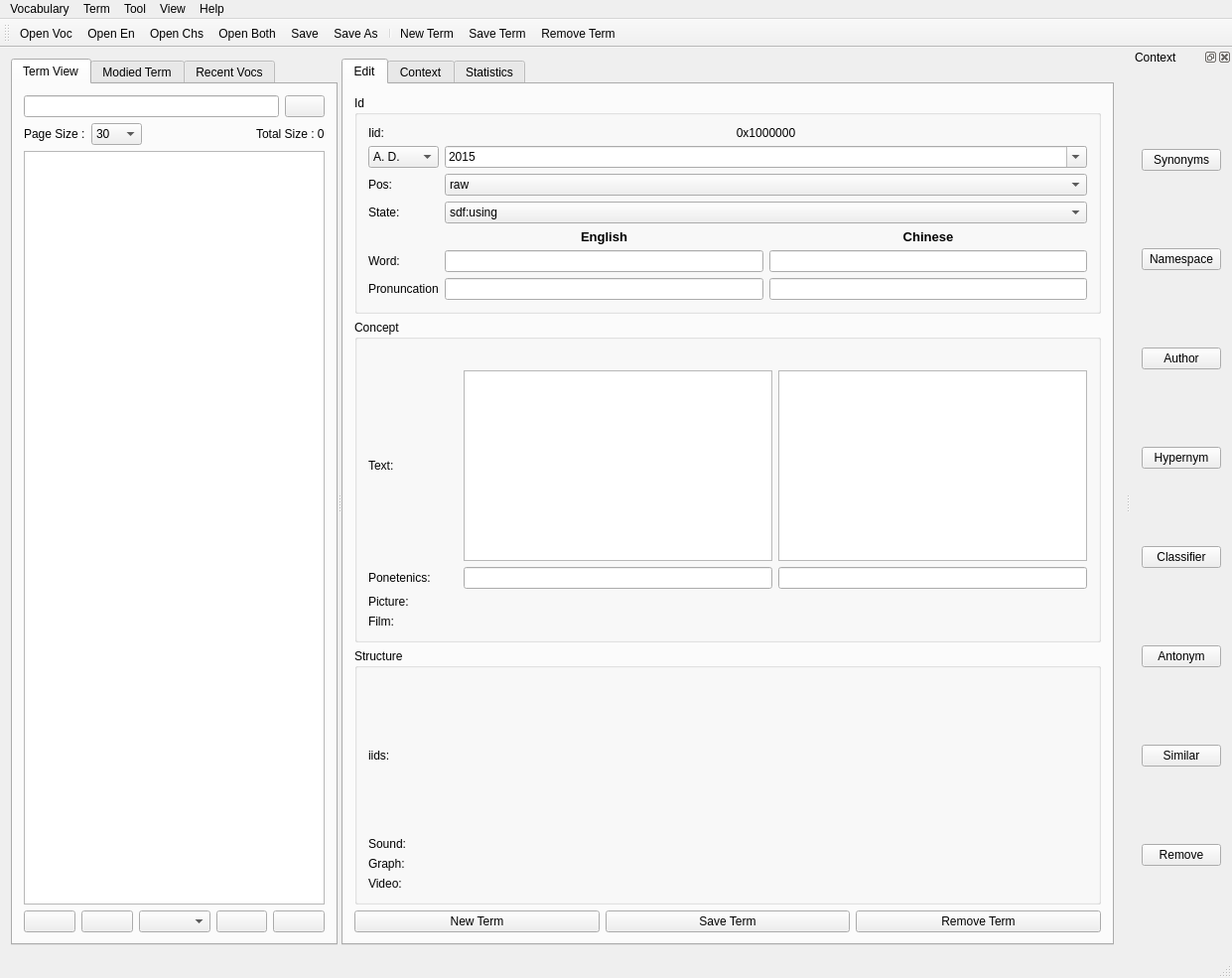
<?xml version="1.0" encoding="UTF-8"?>
<ui version="4.0">
 <class>ConexIdeClass</class>
 <widget class="QMainWindow" name="ConexIdeClass">
  <property name="geometry">
   <rect>
    <x>0</x>
    <y>0</y>
    <width>1241</width>
    <height>930</height>
   </rect>
  </property>
  <property name="windowTitle">
   <string>Vocabulary Management for Conex</string>
  </property>
  <property name="windowIcon">
   <iconset resource="conexmain.qrc">
    <normaloff>:/conex/Resources/user_group.png</normaloff>:/conex/Resources/user_group.png</iconset>
  </property>
  <widget class="QWidget" name="centralWidget">
   <layout class="QVBoxLayout" name="verticalLayout_2">
    <item>
     <widget class="QSplitter" name="splitter">
      <property name="orientation">
       <enum>Qt::Horizontal</enum>
      </property>
      <widget class="QTabWidget" name="termViewTab">
       <property name="maximumSize">
        <size>
         <width>16777215</width>
         <height>16777215</height>
        </size>
       </property>
       <property name="currentIndex">
        <number>0</number>
       </property>
       <widget class="QWidget" name="tab">
        <attribute name="icon">
         <iconset resource="conexmain.qrc">
          <normaloff>:/conex/Resources/voc_edit_find.png</normaloff>:/conex/Resources/voc_edit_find.png</iconset>
        </attribute>
        <attribute name="title">
         <string>Term View</string>
        </attribute>
        <layout class="QVBoxLayout" name="verticalLayout">
         <item>
          <layout class="QGridLayout" name="gridLayout">
           <item row="0" column="1">
            <widget class="QPushButton" name="findButton">
             <property name="text">
              <string/>
             </property>
             <property name="icon">
              <iconset resource="conexmain.qrc">
               <normaloff>:/conex/Resources/find.png</normaloff>:/conex/Resources/find.png</iconset>
             </property>
             <property name="iconSize">
              <size>
               <width>32</width>
               <height>32</height>
              </size>
             </property>
            </widget>
           </item>
           <item row="0" column="0">
            <widget class="QLineEdit" name="findLineEdit"/>
           </item>
          </layout>
         </item>
         <item>
          <layout class="QHBoxLayout" name="horizontalLayout_5">
           <item>
            <widget class="QLabel" name="label_13">
             <property name="text">
              <string>Page Size :</string>
             </property>
            </widget>
           </item>
           <item>
            <widget class="QComboBox" name="pageSizeComboBox">
             <property name="currentIndex">
              <number>2</number>
             </property>
             <item>
              <property name="text">
               <string>10</string>
              </property>
             </item>
             <item>
              <property name="text">
               <string>20</string>
              </property>
             </item>
             <item>
              <property name="text">
               <string>30</string>
              </property>
             </item>
             <item>
              <property name="text">
               <string>40</string>
              </property>
             </item>
             <item>
              <property name="text">
               <string>50</string>
              </property>
             </item>
             <item>
              <property name="text">
               <string>60</string>
              </property>
             </item>
             <item>
              <property name="text">
               <string>70</string>
              </property>
             </item>
             <item>
              <property name="text">
               <string>80</string>
              </property>
             </item>
             <item>
              <property name="text">
               <string>90</string>
              </property>
             </item>
             <item>
              <property name="text">
               <string>100</string>
              </property>
             </item>
             <item>
              <property name="text">
               <string>150</string>
              </property>
             </item>
             <item>
              <property name="text">
               <string>200</string>
              </property>
             </item>
             <item>
              <property name="text">
               <string>300</string>
              </property>
             </item>
            </widget>
           </item>
           <item>
            <spacer name="horizontalSpacer">
             <property name="orientation">
              <enum>Qt::Horizontal</enum>
             </property>
             <property name="sizeHint" stdset="0">
              <size>
               <width>40</width>
               <height>20</height>
              </size>
             </property>
            </spacer>
           </item>
           <item>
            <widget class="QLabel" name="lbTotal">
             <property name="text">
              <string>Total Size : 0</string>
             </property>
            </widget>
           </item>
          </layout>
         </item>
         <item>
          <widget class="QTableView" name="tableView"/>
         </item>
         <item>
          <layout class="QHBoxLayout" name="horizontalLayout_4">
           <item>
            <widget class="QPushButton" name="firstPageButton">
             <property name="toolTip">
              <string>First</string>
             </property>
             <property name="text">
              <string/>
             </property>
             <property name="icon">
              <iconset resource="conexmain.qrc">
               <normaloff>:/conex/Resources/go-first-page.png</normaloff>:/conex/Resources/go-first-page.png</iconset>
             </property>
             <property name="iconSize">
              <size>
               <width>32</width>
               <height>32</height>
              </size>
             </property>
            </widget>
           </item>
           <item>
            <widget class="QPushButton" name="previewButton">
             <property name="toolTip">
              <string>Preview</string>
             </property>
             <property name="text">
              <string/>
             </property>
             <property name="icon">
              <iconset resource="conexmain.qrc">
               <normaloff>:/conex/Resources/go-previous-page.png</normaloff>:/conex/Resources/go-previous-page.png</iconset>
             </property>
             <property name="iconSize">
              <size>
               <width>32</width>
               <height>32</height>
              </size>
             </property>
            </widget>
           </item>
           <item>
            <widget class="QComboBox" name="pageComboBox"/>
           </item>
           <item>
            <widget class="QPushButton" name="nextButton">
             <property name="toolTip">
              <string>Next</string>
             </property>
             <property name="text">
              <string/>
             </property>
             <property name="icon">
              <iconset resource="conexmain.qrc">
               <normaloff>:/conex/Resources/go-next-page.png</normaloff>:/conex/Resources/go-next-page.png</iconset>
             </property>
             <property name="iconSize">
              <size>
               <width>32</width>
               <height>32</height>
              </size>
             </property>
            </widget>
           </item>
           <item>
            <widget class="QPushButton" name="lastButton">
             <property name="toolTip">
              <string>Last</string>
             </property>
             <property name="text">
              <string/>
             </property>
             <property name="icon">
              <iconset resource="conexmain.qrc">
               <normaloff>:/conex/Resources/go-last-page.png</normaloff>:/conex/Resources/go-last-page.png</iconset>
             </property>
             <property name="iconSize">
              <size>
               <width>32</width>
               <height>32</height>
              </size>
             </property>
            </widget>
           </item>
          </layout>
         </item>
        </layout>
       </widget>
       <widget class="QWidget" name="tab_2">
        <attribute name="icon">
         <iconset resource="conexmain.qrc">
          <normaloff>:/conex/Resources/voc_modify.png</normaloff>:/conex/Resources/voc_modify.png</iconset>
        </attribute>
        <attribute name="title">
         <string>Modied Term</string>
        </attribute>
        <layout class="QVBoxLayout" name="verticalLayout_4">
         <item>
          <widget class="QTableView" name="modifyTableView"/>
         </item>
        </layout>
       </widget>
       <widget class="QWidget" name="tab_5">
        <attribute name="icon">
         <iconset resource="conexmain.qrc">
          <normaloff>:/conex/Resources/voc_history.png</normaloff>:/conex/Resources/voc_history.png</iconset>
        </attribute>
        <attribute name="title">
         <string>Recent Vocs</string>
        </attribute>
       </widget>
      </widget>
      <widget class="QTabWidget" name="termTab">
       <property name="currentIndex">
        <number>0</number>
       </property>
       <widget class="QWidget" name="tab_3">
        <attribute name="icon">
         <iconset resource="conexmain.qrc">
          <normaloff>:/conex/Resources/edit.png</normaloff>:/conex/Resources/edit.png</iconset>
        </attribute>
        <attribute name="title">
         <string>Edit</string>
        </attribute>
        <layout class="QVBoxLayout" name="verticalLayout_3">
         <item>
          <widget class="QGroupBox" name="groupBox">
           <property name="title">
            <string>Id</string>
           </property>
           <layout class="QGridLayout" name="gridLayout_4">
            <item row="2" column="1" colspan="2">
             <widget class="QComboBox" name="cbPos">
              <property name="currentIndex">
               <number>0</number>
              </property>
              <item>
               <property name="text">
                <string>raw</string>
               </property>
              </item>
              <item>
               <property name="text">
                <string>ncm</string>
               </property>
              </item>
              <item>
               <property name="text">
                <string>npp</string>
               </property>
              </item>
              <item>
               <property name="text">
                <string>ngp</string>
               </property>
              </item>
              <item>
               <property name="text">
                <string>nop</string>
               </property>
              </item>
              <item>
               <property name="text">
                <string>adj</string>
               </property>
              </item>
              <item>
               <property name="text">
                <string>adv</string>
               </property>
              </item>
              <item>
               <property name="text">
                <string>vtr</string>
               </property>
              </item>
              <item>
               <property name="text">
                <string>vit</string>
               </property>
              </item>
              <item>
               <property name="text">
                <string>vdi</string>
               </property>
              </item>
              <item>
               <property name="text">
                <string>phr</string>
               </property>
              </item>
              <item>
               <property name="text">
                <string>dif</string>
               </property>
              </item>
             </widget>
            </item>
            <item row="3" column="0">
             <widget class="QLabel" name="label_8">
              <property name="text">
               <string>State:</string>
              </property>
             </widget>
            </item>
            <item row="5" column="1">
             <widget class="QLineEdit" name="leWordEn"/>
            </item>
            <item row="4" column="1">
             <widget class="QLabel" name="lbEn">
              <property name="font">
               <font>
                <pointsize>10</pointsize>
                <weight>75</weight>
                <bold>true</bold>
               </font>
              </property>
              <property name="text">
               <string>English</string>
              </property>
              <property name="alignment">
               <set>Qt::AlignCenter</set>
              </property>
             </widget>
            </item>
            <item row="4" column="2">
             <widget class="QLabel" name="lbCh">
              <property name="font">
               <font>
                <pointsize>10</pointsize>
                <weight>75</weight>
                <bold>true</bold>
               </font>
              </property>
              <property name="text">
               <string>Chinese</string>
              </property>
              <property name="alignment">
               <set>Qt::AlignCenter</set>
              </property>
             </widget>
            </item>
            <item row="0" column="1" colspan="2">
             <widget class="QLabel" name="iidValueLabel">
              <property name="text">
               <string>0x1000000</string>
              </property>
              <property name="alignment">
               <set>Qt::AlignCenter</set>
              </property>
              <property name="textInteractionFlags">
               <set>Qt::LinksAccessibleByMouse|Qt::TextSelectableByMouse</set>
              </property>
             </widget>
            </item>
            <item row="2" column="0">
             <widget class="QLabel" name="label_10">
              <property name="text">
               <string>Pos:</string>
              </property>
             </widget>
            </item>
            <item row="0" column="0">
             <widget class="QLabel" name="label">
              <property name="sizePolicy">
               <sizepolicy hsizetype="Fixed" vsizetype="Preferred">
                <horstretch>0</horstretch>
                <verstretch>0</verstretch>
               </sizepolicy>
              </property>
              <property name="text">
               <string>Iid:               </string>
              </property>
             </widget>
            </item>
            <item row="5" column="0">
             <widget class="QLabel" name="label_2">
              <property name="text">
               <string>Word:</string>
              </property>
             </widget>
            </item>
            <item row="5" column="2">
             <widget class="QLineEdit" name="leWordCh"/>
            </item>
            <item row="6" column="0">
             <widget class="QLabel" name="label_11">
              <property name="text">
               <string>Pronuncation</string>
              </property>
             </widget>
            </item>
            <item row="6" column="1">
             <widget class="QLineEdit" name="lePronEn"/>
            </item>
            <item row="6" column="2">
             <widget class="QLineEdit" name="lePronCh"/>
            </item>
            <item row="3" column="1" colspan="2">
             <widget class="QComboBox" name="cbState">
              <property name="currentIndex">
               <number>1</number>
              </property>
              <item>
               <property name="text">
                <string>sdf:waiting</string>
               </property>
              </item>
              <item>
               <property name="text">
                <string>sdf:using</string>
               </property>
              </item>
              <item>
               <property name="text">
                <string>sdf:editing</string>
               </property>
              </item>
              <item>
               <property name="text">
                <string>sdf:outdating</string>
               </property>
              </item>
             </widget>
            </item>
            <item row="1" column="0">
             <widget class="QComboBox" name="cbYearTag">
              <item>
               <property name="text">
                <string>A. D.</string>
               </property>
              </item>
              <item>
               <property name="text">
                <string>B. C.</string>
               </property>
              </item>
             </widget>
            </item>
            <item row="1" column="1" colspan="2">
             <widget class="QComboBox" name="cbYear">
              <property name="editable">
               <bool>true</bool>
              </property>
              <property name="currentIndex">
               <number>5</number>
              </property>
              <item>
               <property name="text">
                <string>2020</string>
               </property>
              </item>
              <item>
               <property name="text">
                <string>2019</string>
               </property>
              </item>
              <item>
               <property name="text">
                <string>2018</string>
               </property>
              </item>
              <item>
               <property name="text">
                <string>2017</string>
               </property>
              </item>
              <item>
               <property name="text">
                <string>2016</string>
               </property>
              </item>
              <item>
               <property name="text">
                <string>2015</string>
               </property>
              </item>
              <item>
               <property name="text">
                <string>2014</string>
               </property>
              </item>
              <item>
               <property name="text">
                <string>2013</string>
               </property>
              </item>
              <item>
               <property name="text">
                <string>2012</string>
               </property>
              </item>
              <item>
               <property name="text">
                <string>2011</string>
               </property>
              </item>
              <item>
               <property name="text">
                <string>2010</string>
               </property>
              </item>
             </widget>
            </item>
           </layout>
          </widget>
         </item>
         <item>
          <widget class="QGroupBox" name="groupBox_2">
           <property name="title">
            <string>Concept</string>
           </property>
           <layout class="QGridLayout" name="gridLayout_2">
            <item row="3" column="0">
             <widget class="QLabel" name="label_4">
              <property name="text">
               <string>Ponetenics:        </string>
              </property>
             </widget>
            </item>
            <item row="3" column="1">
             <widget class="QLineEdit" name="lePoneEn"/>
            </item>
            <item row="3" column="2">
             <widget class="QLineEdit" name="lePoneCh"/>
            </item>
            <item row="0" column="0">
             <widget class="QLabel" name="label_7">
              <property name="text">
               <string/>
              </property>
             </widget>
            </item>
            <item row="1" column="0">
             <widget class="QLabel" name="label_5">
              <property name="text">
               <string>Text:</string>
              </property>
             </widget>
            </item>
            <item row="1" column="1">
             <widget class="QTextEdit" name="teTextEn"/>
            </item>
            <item row="1" column="2">
             <widget class="QTextEdit" name="teTextCh"/>
            </item>
            <item row="4" column="0">
             <widget class="QLabel" name="label_3">
              <property name="text">
               <string>Picture:</string>
              </property>
             </widget>
            </item>
            <item row="5" column="0">
             <widget class="QLabel" name="label_12">
              <property name="text">
               <string>Film:</string>
              </property>
             </widget>
            </item>
           </layout>
          </widget>
         </item>
         <item>
          <widget class="QGroupBox" name="groupBox_3">
           <property name="title">
            <string>Structure</string>
           </property>
           <layout class="QGridLayout" name="gridLayout_3">
            <item row="1" column="1">
             <widget class="QWidget" name="wdIidsEn" native="true">
              <property name="sizePolicy">
               <sizepolicy hsizetype="Expanding" vsizetype="Expanding">
                <horstretch>0</horstretch>
                <verstretch>0</verstretch>
               </sizepolicy>
              </property>
             </widget>
            </item>
            <item row="1" column="0">
             <widget class="QLabel" name="label_6">
              <property name="text">
               <string>iids:               </string>
              </property>
             </widget>
            </item>
            <item row="3" column="0">
             <widget class="QLabel" name="label_15">
              <property name="text">
               <string>Graph:</string>
              </property>
             </widget>
            </item>
            <item row="2" column="0">
             <widget class="QLabel" name="label_14">
              <property name="text">
               <string>Sound:</string>
              </property>
             </widget>
            </item>
            <item row="4" column="0">
             <widget class="QLabel" name="label_16">
              <property name="text">
               <string>Video:</string>
              </property>
             </widget>
            </item>
            <item row="1" column="2">
             <widget class="QWidget" name="wdIidsChs" native="true">
              <property name="sizePolicy">
               <sizepolicy hsizetype="Expanding" vsizetype="Expanding">
                <horstretch>0</horstretch>
                <verstretch>0</verstretch>
               </sizepolicy>
              </property>
             </widget>
            </item>
           </layout>
          </widget>
         </item>
         <item>
          <layout class="QHBoxLayout" name="horizontalLayout_2">
           <item>
            <widget class="QPushButton" name="addTermButton">
             <property name="text">
              <string>New Term</string>
             </property>
             <property name="icon">
              <iconset resource="conexmain.qrc">
               <normaloff>:/conex/Resources/term_add.png</normaloff>:/conex/Resources/term_add.png</iconset>
             </property>
            </widget>
           </item>
           <item>
            <widget class="QPushButton" name="saveTermButton">
             <property name="text">
              <string>Save Term</string>
             </property>
             <property name="icon">
              <iconset resource="conexmain.qrc">
               <normaloff>:/conex/Resources/term_save.png</normaloff>:/conex/Resources/term_save.png</iconset>
             </property>
            </widget>
           </item>
           <item>
            <widget class="QPushButton" name="removeTermButton">
             <property name="text">
              <string>Remove Term</string>
             </property>
             <property name="icon">
              <iconset resource="conexmain.qrc">
               <normaloff>:/conex/Resources/term_remove.png</normaloff>:/conex/Resources/term_remove.png</iconset>
             </property>
            </widget>
           </item>
          </layout>
         </item>
        </layout>
       </widget>
       <widget class="QWidget" name="tab_4">
        <attribute name="icon">
         <iconset resource="conexmain.qrc">
          <normaloff>:/conex/Resources/context.png</normaloff>:/conex/Resources/context.png</iconset>
        </attribute>
        <attribute name="title">
         <string>Context</string>
        </attribute>
        <layout class="QVBoxLayout" name="verticalLayout_5">
         <item>
          <widget class="QGroupBox" name="synonymsGroup">
           <property name="maximumSize">
            <size>
             <width>16777215</width>
             <height>200</height>
            </size>
           </property>
           <property name="title">
            <string>Synonyms</string>
           </property>
           <layout class="QHBoxLayout" name="horizontalLayout_3">
            <item>
             <widget class="QTableView" name="synonymsView">
              <property name="maximumSize">
               <size>
                <width>16777215</width>
                <height>200</height>
               </size>
              </property>
             </widget>
            </item>
           </layout>
          </widget>
         </item>
         <item>
          <widget class="QGroupBox" name="namespaceGroup">
           <property name="title">
            <string>Namespace</string>
           </property>
           <layout class="QHBoxLayout" name="horizontalLayout_8">
            <item>
             <widget class="QTableView" name="namespaceView"/>
            </item>
           </layout>
          </widget>
         </item>
         <item>
          <widget class="QGroupBox" name="authorGroup">
           <property name="title">
            <string>Author</string>
           </property>
           <layout class="QHBoxLayout" name="horizontalLayout_11">
            <item>
             <widget class="QTableView" name="authorView"/>
            </item>
           </layout>
          </widget>
         </item>
         <item>
          <widget class="QGroupBox" name="hypernymGroup">
           <property name="title">
            <string>Hypernym</string>
           </property>
           <layout class="QHBoxLayout" name="horizontalLayout_10">
            <item>
             <widget class="QTableView" name="hypernymView"/>
            </item>
           </layout>
          </widget>
         </item>
         <item>
          <widget class="QGroupBox" name="classifierGroup">
           <property name="title">
            <string>Classifier</string>
           </property>
           <layout class="QHBoxLayout" name="horizontalLayout_9">
            <item>
             <widget class="QTableView" name="classifierView"/>
            </item>
           </layout>
          </widget>
         </item>
         <item>
          <widget class="QGroupBox" name="antonymGroup">
           <property name="title">
            <string>Antonym</string>
           </property>
           <layout class="QHBoxLayout" name="horizontalLayout_7">
            <item>
             <widget class="QTableView" name="antonymView"/>
            </item>
           </layout>
          </widget>
         </item>
         <item>
          <widget class="QGroupBox" name="similarGroup">
           <property name="title">
            <string>Similar</string>
           </property>
           <layout class="QHBoxLayout" name="horizontalLayout_6">
            <item>
             <widget class="QTableView" name="similarView"/>
            </item>
           </layout>
          </widget>
         </item>
        </layout>
       </widget>
       <widget class="QWidget" name="tab_6">
        <attribute name="title">
         <string>Statistics</string>
        </attribute>
        <layout class="QGridLayout" name="gridLayout_5">
         <item row="1" column="1">
          <widget class="QLabel" name="lbChsWords">
           <property name="text">
            <string>&lt;html&gt;&lt;head/&gt;&lt;body&gt;&lt;p&gt;&lt;span style=&quot; font-size:24pt;&quot;&gt;0&lt;/span&gt;&lt;/p&gt;&lt;/body&gt;&lt;/html&gt;</string>
           </property>
           <property name="alignment">
            <set>Qt::AlignRight|Qt::AlignTrailing|Qt::AlignVCenter</set>
           </property>
          </widget>
         </item>
         <item row="0" column="0">
          <widget class="QLabel" name="label_9">
           <property name="text">
            <string>&lt;html&gt;&lt;head/&gt;&lt;body&gt;&lt;p align=&quot;right&quot;&gt;&lt;span style=&quot; font-size:24pt;&quot;&gt;Number of Words:    &lt;/span&gt;&lt;/p&gt;&lt;/body&gt;&lt;/html&gt;</string>
           </property>
          </widget>
         </item>
         <item row="0" column="1">
          <widget class="QLabel" name="lbWords">
           <property name="text">
            <string>&lt;html&gt;&lt;head/&gt;&lt;body&gt;&lt;p&gt;&lt;span style=&quot; font-size:24pt;&quot;&gt;0&lt;/span&gt;&lt;/p&gt;&lt;/body&gt;&lt;/html&gt;</string>
           </property>
           <property name="alignment">
            <set>Qt::AlignRight|Qt::AlignTrailing|Qt::AlignVCenter</set>
           </property>
          </widget>
         </item>
         <item row="2" column="0">
          <widget class="QLabel" name="label_17">
           <property name="text">
            <string>&lt;html&gt;&lt;head/&gt;&lt;body&gt;&lt;p align=&quot;right&quot;&gt;&lt;span style=&quot; font-size:24pt;&quot;&gt;Number of Word Senses:    &lt;/span&gt;&lt;/p&gt;&lt;/body&gt;&lt;/html&gt;</string>
           </property>
          </widget>
         </item>
         <item row="2" column="1">
          <widget class="QLabel" name="lbSenses">
           <property name="text">
            <string>&lt;html&gt;&lt;head/&gt;&lt;body&gt;&lt;p&gt;&lt;span style=&quot; font-size:24pt;&quot;&gt;0&lt;/span&gt;&lt;/p&gt;&lt;/body&gt;&lt;/html&gt;</string>
           </property>
           <property name="alignment">
            <set>Qt::AlignRight|Qt::AlignTrailing|Qt::AlignVCenter</set>
           </property>
          </widget>
         </item>
         <item row="1" column="0">
          <widget class="QLabel" name="lbChsWordsHint">
           <property name="text">
            <string>&lt;html&gt;&lt;head/&gt;&lt;body&gt;&lt;p align=&quot;right&quot;&gt;&lt;span style=&quot; font-size:24pt;&quot;&gt;Number of Chinese Words:    &lt;/span&gt;&lt;/p&gt;&lt;/body&gt;&lt;/html&gt;</string>
           </property>
          </widget>
         </item>
         <item row="0" column="2">
          <spacer name="horizontalSpacer_2">
           <property name="orientation">
            <enum>Qt::Horizontal</enum>
           </property>
           <property name="sizeHint" stdset="0">
            <size>
             <width>40</width>
             <height>20</height>
            </size>
           </property>
          </spacer>
         </item>
         <item row="1" column="2">
          <spacer name="horizontalSpacer_3">
           <property name="orientation">
            <enum>Qt::Horizontal</enum>
           </property>
           <property name="sizeHint" stdset="0">
            <size>
             <width>40</width>
             <height>20</height>
            </size>
           </property>
          </spacer>
         </item>
         <item row="2" column="2">
          <spacer name="horizontalSpacer_4">
           <property name="orientation">
            <enum>Qt::Horizontal</enum>
           </property>
           <property name="sizeHint" stdset="0">
            <size>
             <width>40</width>
             <height>20</height>
            </size>
           </property>
          </spacer>
         </item>
        </layout>
       </widget>
      </widget>
     </widget>
    </item>
   </layout>
  </widget>
  <widget class="QMenuBar" name="menuBar">
   <property name="geometry">
    <rect>
     <x>0</x>
     <y>0</y>
     <width>1241</width>
     <height>23</height>
    </rect>
   </property>
   <widget class="QMenu" name="menuVocabulary">
    <property name="title">
     <string>Vocabulary</string>
    </property>
    <addaction name="actionOpenVocFile"/>
    <addaction name="actionOpenEn"/>
    <addaction name="actionOpenChs"/>
    <addaction name="actionOpen_Both"/>
    <addaction name="actionSave_Voc"/>
    <addaction name="actionSave_As"/>
    <addaction name="actionClose_Voc"/>
   </widget>
   <widget class="QMenu" name="menuTerm">
    <property name="title">
     <string>Term</string>
    </property>
    <addaction name="actionAdd_Term"/>
    <addaction name="actionRemove_Term"/>
    <addaction name="actionSave_Term"/>
   </widget>
   <widget class="QMenu" name="menuAbout">
    <property name="title">
     <string>View</string>
    </property>
    <addaction name="actionViewTool"/>
    <addaction name="actionContext_Bar"/>
   </widget>
   <widget class="QMenu" name="menuHelp">
    <property name="title">
     <string>Help</string>
    </property>
    <addaction name="actionAbout"/>
   </widget>
   <widget class="QMenu" name="menuTool">
    <property name="title">
     <string>Tool</string>
    </property>
    <addaction name="actionBackup"/>
    <addaction name="actionRestore"/>
   </widget>
   <addaction name="menuVocabulary"/>
   <addaction name="menuTerm"/>
   <addaction name="menuTool"/>
   <addaction name="menuAbout"/>
   <addaction name="menuHelp"/>
  </widget>
  <widget class="QToolBar" name="mainToolBar">
   <property name="windowTitle">
    <string>Tool Bar</string>
   </property>
   <property name="toolTip">
    <string>Tool Bar</string>
   </property>
   <property name="iconSize">
    <size>
     <width>32</width>
     <height>32</height>
    </size>
   </property>
   <property name="toolButtonStyle">
    <enum>Qt::ToolButtonTextUnderIcon</enum>
   </property>
   <attribute name="toolBarArea">
    <enum>TopToolBarArea</enum>
   </attribute>
   <attribute name="toolBarBreak">
    <bool>false</bool>
   </attribute>
   <addaction name="actionOpenVocFile"/>
   <addaction name="actionOpenEn"/>
   <addaction name="actionOpenChs"/>
   <addaction name="actionOpen_Both"/>
   <addaction name="actionSave_Voc"/>
   <addaction name="actionSave_As"/>
   <addaction name="separator"/>
   <addaction name="actionAdd_Term"/>
   <addaction name="actionSave_Term"/>
   <addaction name="actionRemove_Term"/>
  </widget>
  <widget class="QStatusBar" name="statusBar"/>
  <widget class="QDockWidget" name="actionWidget">
   <property name="toolTip">
    <string>Action Controls</string>
   </property>
   <property name="windowTitle">
    <string>Context</string>
   </property>
   <attribute name="dockWidgetArea">
    <number>2</number>
   </attribute>
   <widget class="QWidget" name="dockWidgetContents">
    <layout class="QVBoxLayout" name="verticalLayout_6">
     <item>
      <widget class="QPushButton" name="addSynonymsButton">
       <property name="text">
        <string>Synonyms</string>
       </property>
       <property name="icon">
        <iconset resource="conexmain.qrc">
         <normaloff>:/conex/Resources/add.png</normaloff>:/conex/Resources/add.png</iconset>
       </property>
      </widget>
     </item>
     <item>
      <widget class="QPushButton" name="addNamespacesButton">
       <property name="text">
        <string>Namespace</string>
       </property>
       <property name="icon">
        <iconset resource="conexmain.qrc">
         <normaloff>:/conex/Resources/add.png</normaloff>:/conex/Resources/add.png</iconset>
       </property>
      </widget>
     </item>
     <item>
      <widget class="QPushButton" name="addAuthorButton">
       <property name="text">
        <string>Author</string>
       </property>
       <property name="icon">
        <iconset resource="conexmain.qrc">
         <normaloff>:/conex/Resources/add.png</normaloff>:/conex/Resources/add.png</iconset>
       </property>
      </widget>
     </item>
     <item>
      <widget class="QPushButton" name="addHypernymButton">
       <property name="text">
        <string>Hypernym</string>
       </property>
       <property name="icon">
        <iconset resource="conexmain.qrc">
         <normaloff>:/conex/Resources/add.png</normaloff>:/conex/Resources/add.png</iconset>
       </property>
      </widget>
     </item>
     <item>
      <widget class="QPushButton" name="addClassifierButton">
       <property name="text">
        <string>Classifier</string>
       </property>
       <property name="icon">
        <iconset resource="conexmain.qrc">
         <normaloff>:/conex/Resources/add.png</normaloff>:/conex/Resources/add.png</iconset>
       </property>
      </widget>
     </item>
     <item>
      <widget class="QPushButton" name="addAntonymButton">
       <property name="text">
        <string>Antonym</string>
       </property>
       <property name="icon">
        <iconset resource="conexmain.qrc">
         <normaloff>:/conex/Resources/add.png</normaloff>:/conex/Resources/add.png</iconset>
       </property>
      </widget>
     </item>
     <item>
      <widget class="QPushButton" name="addSimilarButton">
       <property name="text">
        <string>Similar</string>
       </property>
       <property name="icon">
        <iconset resource="conexmain.qrc">
         <normaloff>:/conex/Resources/add.png</normaloff>:/conex/Resources/add.png</iconset>
       </property>
      </widget>
     </item>
     <item>
      <widget class="QPushButton" name="removeButton">
       <property name="text">
        <string>Remove</string>
       </property>
       <property name="icon">
        <iconset resource="conexmain.qrc">
         <normaloff>:/conex/Resources/remove.png</normaloff>:/conex/Resources/remove.png</iconset>
       </property>
      </widget>
     </item>
    </layout>
   </widget>
  </widget>
  <action name="actionOpenVocFile">
   <property name="icon">
    <iconset resource="conexmain.qrc">
     <normaloff>:/conex/Resources/document_open.png</normaloff>:/conex/Resources/document_open.png</iconset>
   </property>
   <property name="text">
    <string>Open Voc</string>
   </property>
  </action>
  <action name="actionSave_Voc">
   <property name="icon">
    <iconset resource="conexmain.qrc">
     <normaloff>:/conex/Resources/document_save.png</normaloff>
     <normalon>:/conex/Resources/save.png</normalon>:/conex/Resources/document_save.png</iconset>
   </property>
   <property name="text">
    <string>Save</string>
   </property>
  </action>
  <action name="actionSave_As">
   <property name="icon">
    <iconset resource="conexmain.qrc">
     <normaloff>:/conex/Resources/document_save_as.png</normaloff>:/conex/Resources/document_save_as.png</iconset>
   </property>
   <property name="text">
    <string>Save As</string>
   </property>
  </action>
  <action name="actionAdd_Term">
   <property name="icon">
    <iconset resource="conexmain.qrc">
     <normaloff>:/conex/Resources/term_add.png</normaloff>
     <normalon>:/conex/Resources/add.png</normalon>:/conex/Resources/term_add.png</iconset>
   </property>
   <property name="text">
    <string>New Term</string>
   </property>
  </action>
  <action name="actionRemove_Term">
   <property name="icon">
    <iconset resource="conexmain.qrc">
     <normaloff>:/conex/Resources/term_remove.png</normaloff>
     <normalon>:/conex/Resources/remove.png</normalon>:/conex/Resources/term_remove.png</iconset>
   </property>
   <property name="text">
    <string>Remove Term</string>
   </property>
  </action>
  <action name="actionSave_Term">
   <property name="icon">
    <iconset resource="conexmain.qrc">
     <normaloff>:/conex/Resources/term_save.png</normaloff>
     <normalon>:/conex/Resources/save1.png</normalon>:/conex/Resources/term_save.png</iconset>
   </property>
   <property name="text">
    <string>Save Term</string>
   </property>
  </action>
  <action name="actionViewTool">
   <property name="checkable">
    <bool>true</bool>
   </property>
   <property name="text">
    <string>Tool Bar</string>
   </property>
  </action>
  <action name="actionAbout">
   <property name="text">
    <string>About</string>
   </property>
  </action>
  <action name="actionAdd_Synonym">
   <property name="text">
    <string>Add Synonym</string>
   </property>
  </action>
  <action name="actionAdd_Namespace">
   <property name="text">
    <string>Add Namespace</string>
   </property>
  </action>
  <action name="actionAdd_Author">
   <property name="icon">
    <iconset resource="conexmain.qrc">
     <normaloff>:/conex/Resources/user_add.png</normaloff>:/conex/Resources/user_add.png</iconset>
   </property>
   <property name="text">
    <string>Add Author</string>
   </property>
   <property name="toolTip">
    <string>Author</string>
   </property>
  </action>
  <action name="actionContext_Bar">
   <property name="checkable">
    <bool>true</bool>
   </property>
   <property name="text">
    <string>Context Bar</string>
   </property>
  </action>
  <action name="actionOpenEn">
   <property name="icon">
    <iconset resource="conexmain.qrc">
     <normaloff>:/conex/Resources/document_open_en.png</normaloff>:/conex/Resources/document_open_en.png</iconset>
   </property>
   <property name="text">
    <string>Open En</string>
   </property>
  </action>
  <action name="actionOpenChs">
   <property name="icon">
    <iconset resource="conexmain.qrc">
     <normaloff>:/conex/Resources/document_open_chs.png</normaloff>:/conex/Resources/document_open_chs.png</iconset>
   </property>
   <property name="text">
    <string>Open Chs</string>
   </property>
  </action>
  <action name="actionClose_Voc">
   <property name="text">
    <string>Close Voc</string>
   </property>
  </action>
  <action name="actionOpen_Both">
   <property name="icon">
    <iconset resource="conexmain.qrc">
     <normaloff>:/conex/Resources/document_open_both.png</normaloff>:/conex/Resources/document_open_both.png</iconset>
   </property>
   <property name="text">
    <string>Open Both</string>
   </property>
  </action>
  <action name="actionBackup">
   <property name="icon">
    <iconset resource="conexmain.qrc">
     <normaloff>:/conex/Resources/backup.png</normaloff>:/conex/Resources/backup.png</iconset>
   </property>
   <property name="text">
    <string>Backup</string>
   </property>
  </action>
  <action name="actionRestore">
   <property name="icon">
    <iconset resource="conexmain.qrc">
     <normaloff>:/conex/Resources/restore.png</normaloff>:/conex/Resources/restore.png</iconset>
   </property>
   <property name="text">
    <string>Restore</string>
   </property>
  </action>
 </widget>
 <layoutdefault spacing="6" margin="11"/>
 <resources>
  <include location="conexmain.qrc"/>
 </resources>
 <connections/>
</ui>
